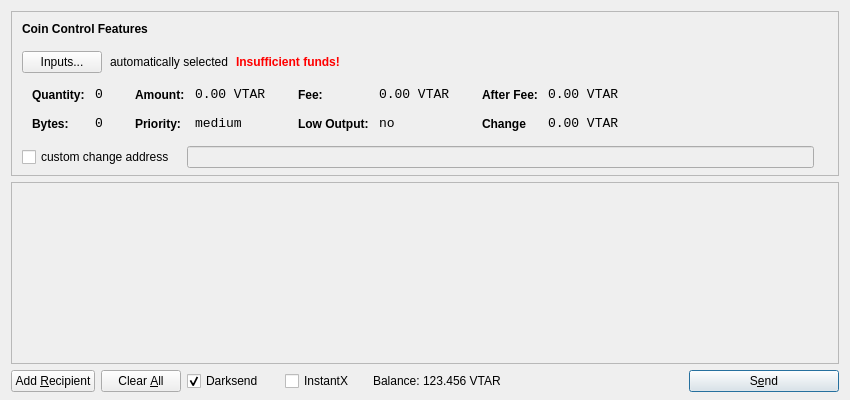
<?xml version="1.0" encoding="UTF-8"?>
<ui version="4.0">
 <class>SendCoinsDialog</class>
 <widget class="QDialog" name="SendCoinsDialog">
  <property name="geometry">
   <rect>
    <x>0</x>
    <y>0</y>
    <width>850</width>
    <height>400</height>
   </rect>
  </property>
  <property name="windowTitle">
   <string>Send Coins</string>
  </property>
  <layout class="QVBoxLayout" name="verticalLayout" stretch="0,1,0">
   <property name="bottomMargin">
    <number>8</number>
   </property>
   <item>
    <widget class="QFrame" name="frameCoinControl">
     <property name="sizePolicy">
      <sizepolicy hsizetype="Expanding" vsizetype="Expanding">
       <horstretch>0</horstretch>
       <verstretch>0</verstretch>
      </sizepolicy>
     </property>
     <property name="maximumSize">
      <size>
       <width>16777215</width>
       <height>16777215</height>
      </size>
     </property>
     <property name="frameShape">
      <enum>QFrame::StyledPanel</enum>
     </property>
     <property name="frameShadow">
      <enum>QFrame::Sunken</enum>
     </property>
     <layout class="QVBoxLayout" name="verticalLayoutCoinControl2">
      <property name="spacing">
       <number>-1</number>
      </property>
      <property name="leftMargin">
       <number>0</number>
      </property>
      <property name="topMargin">
       <number>0</number>
      </property>
      <property name="rightMargin">
       <number>0</number>
      </property>
      <property name="bottomMargin">
       <number>6</number>
      </property>
      <item>
       <layout class="QVBoxLayout" name="verticalLayoutCoinControl" stretch="0,0,0,0,1">
        <property name="spacing">
         <number>0</number>
        </property>
        <property name="leftMargin">
         <number>10</number>
        </property>
        <property name="topMargin">
         <number>10</number>
        </property>
        <item>
         <layout class="QHBoxLayout" name="horizontalLayoutCoinControl1">
          <property name="bottomMargin">
           <number>15</number>
          </property>
          <item>
           <widget class="QLabel" name="labelCoinControlFeatures">
            <property name="sizePolicy">
             <sizepolicy hsizetype="Preferred" vsizetype="Maximum">
              <horstretch>0</horstretch>
              <verstretch>0</verstretch>
             </sizepolicy>
            </property>
            <property name="font">
             <font>
              <weight>75</weight>
              <bold>true</bold>
             </font>
            </property>
            <property name="styleSheet">
             <string notr="true">font-weight:bold;</string>
            </property>
            <property name="text">
             <string>Coin Control Features</string>
            </property>
           </widget>
          </item>
         </layout>
        </item>
        <item>
         <layout class="QHBoxLayout" name="horizontalLayoutCoinControl2" stretch="0,0,0,0">
          <property name="spacing">
           <number>8</number>
          </property>
          <property name="bottomMargin">
           <number>10</number>
          </property>
          <item>
           <widget class="QPushButton" name="pushButtonCoinControl">
            <property name="styleSheet">
             <string notr="true"/>
            </property>
            <property name="text">
             <string>Inputs...</string>
            </property>
           </widget>
          </item>
          <item>
           <widget class="QLabel" name="labelCoinControlAutomaticallySelected">
            <property name="text">
             <string>automatically selected</string>
            </property>
            <property name="margin">
             <number>5</number>
            </property>
           </widget>
          </item>
          <item>
           <widget class="QLabel" name="labelCoinControlInsuffFunds">
            <property name="font">
             <font>
              <weight>75</weight>
              <bold>true</bold>
             </font>
            </property>
            <property name="styleSheet">
             <string notr="true">color:red;font-weight:bold;</string>
            </property>
            <property name="text">
             <string>Insufficient funds!</string>
            </property>
            <property name="margin">
             <number>5</number>
            </property>
           </widget>
          </item>
          <item>
           <spacer name="horizontalSpacerCoinControl">
            <property name="orientation">
             <enum>Qt::Horizontal</enum>
            </property>
            <property name="sizeHint" stdset="0">
             <size>
              <width>40</width>
              <height>1</height>
             </size>
            </property>
           </spacer>
          </item>
         </layout>
        </item>
        <item>
         <widget class="QWidget" name="widgetCoinControl" native="true">
          <property name="sizePolicy">
           <sizepolicy hsizetype="Preferred" vsizetype="Preferred">
            <horstretch>0</horstretch>
            <verstretch>0</verstretch>
           </sizepolicy>
          </property>
          <property name="minimumSize">
           <size>
            <width>0</width>
            <height>0</height>
           </size>
          </property>
          <property name="styleSheet">
           <string notr="true"/>
          </property>
          <layout class="QHBoxLayout" name="horizontalLayoutCoinControl5">
           <property name="margin">
            <number>0</number>
           </property>
           <item>
            <layout class="QHBoxLayout" name="horizontalLayoutCoinControl3" stretch="0,0,0,1">
             <property name="spacing">
              <number>20</number>
             </property>
             <property name="topMargin">
              <number>0</number>
             </property>
             <property name="bottomMargin">
              <number>10</number>
             </property>
             <item>
              <layout class="QFormLayout" name="formLayoutCoinControl1">
               <property name="horizontalSpacing">
                <number>10</number>
               </property>
               <property name="verticalSpacing">
                <number>14</number>
               </property>
               <property name="leftMargin">
                <number>10</number>
               </property>
               <property name="topMargin">
                <number>4</number>
               </property>
               <property name="rightMargin">
                <number>6</number>
               </property>
               <item row="0" column="0">
                <widget class="QLabel" name="labelCoinControlQuantityText">
                 <property name="styleSheet">
                  <string notr="true">font-weight:bold;</string>
                 </property>
                 <property name="text">
                  <string>Quantity:</string>
                 </property>
                 <property name="margin">
                  <number>0</number>
                 </property>
                </widget>
               </item>
               <item row="0" column="1">
                <widget class="QLabel" name="labelCoinControlQuantity">
                 <property name="font">
                  <font>
                   <family>Monospace</family>
                   <pointsize>10</pointsize>
                  </font>
                 </property>
                 <property name="cursor">
                  <cursorShape>IBeamCursor</cursorShape>
                 </property>
                 <property name="contextMenuPolicy">
                  <enum>Qt::ActionsContextMenu</enum>
                 </property>
                 <property name="text">
                  <string>0</string>
                 </property>
                 <property name="margin">
                  <number>0</number>
                 </property>
                 <property name="textInteractionFlags">
                  <set>Qt::LinksAccessibleByMouse|Qt::TextSelectableByKeyboard|Qt::TextSelectableByMouse</set>
                 </property>
                </widget>
               </item>
               <item row="1" column="0">
                <widget class="QLabel" name="labelCoinControlBytesText">
                 <property name="styleSheet">
                  <string notr="true">font-weight:bold;</string>
                 </property>
                 <property name="text">
                  <string>Bytes:</string>
                 </property>
                </widget>
               </item>
               <item row="1" column="1">
                <widget class="QLabel" name="labelCoinControlBytes">
                 <property name="font">
                  <font>
                   <family>Monospace</family>
                   <pointsize>10</pointsize>
                  </font>
                 </property>
                 <property name="cursor">
                  <cursorShape>IBeamCursor</cursorShape>
                 </property>
                 <property name="contextMenuPolicy">
                  <enum>Qt::ActionsContextMenu</enum>
                 </property>
                 <property name="text">
                  <string>0</string>
                 </property>
                 <property name="textInteractionFlags">
                  <set>Qt::LinksAccessibleByMouse|Qt::TextSelectableByKeyboard|Qt::TextSelectableByMouse</set>
                 </property>
                </widget>
               </item>
              </layout>
             </item>
             <item>
              <layout class="QFormLayout" name="formLayoutCoinControl2">
               <property name="horizontalSpacing">
                <number>10</number>
               </property>
               <property name="verticalSpacing">
                <number>14</number>
               </property>
               <property name="leftMargin">
                <number>6</number>
               </property>
               <property name="topMargin">
                <number>4</number>
               </property>
               <property name="rightMargin">
                <number>6</number>
               </property>
               <item row="0" column="0">
                <widget class="QLabel" name="labelCoinControlAmountText">
                 <property name="styleSheet">
                  <string notr="true">font-weight:bold;</string>
                 </property>
                 <property name="text">
                  <string>Amount:</string>
                 </property>
                 <property name="margin">
                  <number>0</number>
                 </property>
                </widget>
               </item>
               <item row="0" column="1">
                <widget class="QLabel" name="labelCoinControlAmount">
                 <property name="font">
                  <font>
                   <family>Monospace</family>
                   <pointsize>10</pointsize>
                  </font>
                 </property>
                 <property name="cursor">
                  <cursorShape>IBeamCursor</cursorShape>
                 </property>
                 <property name="contextMenuPolicy">
                  <enum>Qt::ActionsContextMenu</enum>
                 </property>
                 <property name="text">
                  <string>0.00 VTAR</string>
                 </property>
                 <property name="textInteractionFlags">
                  <set>Qt::LinksAccessibleByMouse|Qt::TextSelectableByKeyboard|Qt::TextSelectableByMouse</set>
                 </property>
                </widget>
               </item>
               <item row="1" column="0">
                <widget class="QLabel" name="labelCoinControlPriorityText">
                 <property name="styleSheet">
                  <string notr="true">font-weight:bold;</string>
                 </property>
                 <property name="text">
                  <string>Priority:</string>
                 </property>
                </widget>
               </item>
               <item row="1" column="1">
                <widget class="QLabel" name="labelCoinControlPriority">
                 <property name="font">
                  <font>
                   <family>Monospace</family>
                   <pointsize>10</pointsize>
                  </font>
                 </property>
                 <property name="cursor">
                  <cursorShape>IBeamCursor</cursorShape>
                 </property>
                 <property name="contextMenuPolicy">
                  <enum>Qt::ActionsContextMenu</enum>
                 </property>
                 <property name="text">
                  <string>medium</string>
                 </property>
                 <property name="textInteractionFlags">
                  <set>Qt::LinksAccessibleByMouse|Qt::TextSelectableByKeyboard|Qt::TextSelectableByMouse</set>
                 </property>
                </widget>
               </item>
              </layout>
             </item>
             <item>
              <layout class="QFormLayout" name="formLayoutCoinControl3">
               <property name="horizontalSpacing">
                <number>10</number>
               </property>
               <property name="verticalSpacing">
                <number>14</number>
               </property>
               <property name="leftMargin">
                <number>6</number>
               </property>
               <property name="topMargin">
                <number>4</number>
               </property>
               <property name="rightMargin">
                <number>6</number>
               </property>
               <item row="0" column="0">
                <widget class="QLabel" name="labelCoinControlFeeText">
                 <property name="styleSheet">
                  <string notr="true">font-weight:bold;</string>
                 </property>
                 <property name="text">
                  <string>Fee:</string>
                 </property>
                 <property name="margin">
                  <number>0</number>
                 </property>
                </widget>
               </item>
               <item row="0" column="1">
                <widget class="QLabel" name="labelCoinControlFee">
                 <property name="font">
                  <font>
                   <family>Monospace</family>
                   <pointsize>10</pointsize>
                  </font>
                 </property>
                 <property name="cursor">
                  <cursorShape>IBeamCursor</cursorShape>
                 </property>
                 <property name="contextMenuPolicy">
                  <enum>Qt::ActionsContextMenu</enum>
                 </property>
                 <property name="text">
                  <string>0.00 VTAR</string>
                 </property>
                 <property name="textInteractionFlags">
                  <set>Qt::LinksAccessibleByMouse|Qt::TextSelectableByKeyboard|Qt::TextSelectableByMouse</set>
                 </property>
                </widget>
               </item>
               <item row="1" column="0">
                <widget class="QLabel" name="labelCoinControlLowOutputText">
                 <property name="styleSheet">
                  <string notr="true">font-weight:bold;</string>
                 </property>
                 <property name="text">
                  <string>Low Output:</string>
                 </property>
                </widget>
               </item>
               <item row="1" column="1">
                <widget class="QLabel" name="labelCoinControlLowOutput">
                 <property name="font">
                  <font>
                   <family>Monospace</family>
                   <pointsize>10</pointsize>
                  </font>
                 </property>
                 <property name="cursor">
                  <cursorShape>IBeamCursor</cursorShape>
                 </property>
                 <property name="contextMenuPolicy">
                  <enum>Qt::ActionsContextMenu</enum>
                 </property>
                 <property name="text">
                  <string>no</string>
                 </property>
                 <property name="textInteractionFlags">
                  <set>Qt::LinksAccessibleByMouse|Qt::TextSelectableByKeyboard|Qt::TextSelectableByMouse</set>
                 </property>
                </widget>
               </item>
              </layout>
             </item>
             <item>
              <layout class="QFormLayout" name="formLayoutCoinControl4">
               <property name="horizontalSpacing">
                <number>10</number>
               </property>
               <property name="verticalSpacing">
                <number>14</number>
               </property>
               <property name="leftMargin">
                <number>6</number>
               </property>
               <property name="topMargin">
                <number>4</number>
               </property>
               <property name="rightMargin">
                <number>6</number>
               </property>
               <item row="0" column="0">
                <widget class="QLabel" name="labelCoinControlAfterFeeText">
                 <property name="styleSheet">
                  <string notr="true">font-weight:bold;</string>
                 </property>
                 <property name="text">
                  <string>After Fee:</string>
                 </property>
                 <property name="margin">
                  <number>0</number>
                 </property>
                </widget>
               </item>
               <item row="0" column="1">
                <widget class="QLabel" name="labelCoinControlAfterFee">
                 <property name="font">
                  <font>
                   <family>Monospace</family>
                   <pointsize>10</pointsize>
                  </font>
                 </property>
                 <property name="cursor">
                  <cursorShape>IBeamCursor</cursorShape>
                 </property>
                 <property name="contextMenuPolicy">
                  <enum>Qt::ActionsContextMenu</enum>
                 </property>
                 <property name="text">
                  <string>0.00 VTAR</string>
                 </property>
                 <property name="textInteractionFlags">
                  <set>Qt::LinksAccessibleByMouse|Qt::TextSelectableByKeyboard|Qt::TextSelectableByMouse</set>
                 </property>
                </widget>
               </item>
               <item row="1" column="0">
                <widget class="QLabel" name="labelCoinControlChangeText">
                 <property name="styleSheet">
                  <string notr="true">font-weight:bold;</string>
                 </property>
                 <property name="text">
                  <string>Change</string>
                 </property>
                </widget>
               </item>
               <item row="1" column="1">
                <widget class="QLabel" name="labelCoinControlChange">
                 <property name="font">
                  <font>
                   <family>Monospace</family>
                   <pointsize>10</pointsize>
                  </font>
                 </property>
                 <property name="cursor">
                  <cursorShape>IBeamCursor</cursorShape>
                 </property>
                 <property name="contextMenuPolicy">
                  <enum>Qt::ActionsContextMenu</enum>
                 </property>
                 <property name="text">
                  <string>0.00 VTAR</string>
                 </property>
                 <property name="textInteractionFlags">
                  <set>Qt::LinksAccessibleByMouse|Qt::TextSelectableByKeyboard|Qt::TextSelectableByMouse</set>
                 </property>
                </widget>
               </item>
              </layout>
             </item>
            </layout>
           </item>
          </layout>
         </widget>
        </item>
        <item>
         <layout class="QHBoxLayout" name="horizontalLayoutCoinControl4" stretch="0,0,0">
          <property name="spacing">
           <number>12</number>
          </property>
          <property name="sizeConstraint">
           <enum>QLayout::SetDefaultConstraint</enum>
          </property>
          <property name="topMargin">
           <number>5</number>
          </property>
          <property name="rightMargin">
           <number>5</number>
          </property>
          <item>
           <widget class="QCheckBox" name="checkBoxCoinControlChange">
            <property name="text">
             <string>custom change address</string>
            </property>
           </widget>
          </item>
          <item>
           <widget class="QLineEdit" name="lineEditCoinControlChange">
            <property name="enabled">
             <bool>false</bool>
            </property>
            <property name="sizePolicy">
             <sizepolicy hsizetype="Expanding" vsizetype="Fixed">
              <horstretch>0</horstretch>
              <verstretch>0</verstretch>
             </sizepolicy>
            </property>
           </widget>
          </item>
          <item>
           <widget class="QLabel" name="labelCoinControlChangeLabel">
            <property name="sizePolicy">
             <sizepolicy hsizetype="Preferred" vsizetype="Expanding">
              <horstretch>0</horstretch>
              <verstretch>0</verstretch>
             </sizepolicy>
            </property>
            <property name="minimumSize">
             <size>
              <width>0</width>
              <height>0</height>
             </size>
            </property>
            <property name="text">
             <string/>
            </property>
            <property name="margin">
             <number>3</number>
            </property>
           </widget>
          </item>
         </layout>
        </item>
        <item>
         <spacer name="verticalSpacerCoinControl">
          <property name="orientation">
           <enum>Qt::Vertical</enum>
          </property>
          <property name="sizeHint" stdset="0">
           <size>
            <width>800</width>
            <height>1</height>
           </size>
          </property>
         </spacer>
        </item>
       </layout>
      </item>
     </layout>
    </widget>
   </item>
   <item>
    <widget class="QScrollArea" name="scrollArea">
     <property name="widgetResizable">
      <bool>true</bool>
     </property>
     <widget class="QWidget" name="scrollAreaWidgetContents">
      <property name="geometry">
       <rect>
        <x>0</x>
        <y>0</y>
        <width>830</width>
        <height>165</height>
       </rect>
      </property>
      <layout class="QVBoxLayout" name="verticalLayout_2">
       <property name="margin">
        <number>0</number>
       </property>
       <item>
        <layout class="QVBoxLayout" name="entries">
         <property name="spacing">
          <number>6</number>
         </property>
        </layout>
       </item>
       <item>
        <spacer name="verticalSpacer">
         <property name="orientation">
          <enum>Qt::Vertical</enum>
         </property>
         <property name="sizeHint" stdset="0">
          <size>
           <width>20</width>
           <height>40</height>
          </size>
         </property>
        </spacer>
       </item>
      </layout>
     </widget>
    </widget>
   </item>
   <item>
    <layout class="QHBoxLayout" name="horizontalLayout">
     <item>
      <widget class="QPushButton" name="addButton">
       <property name="toolTip">
        <string>Send to multiple recipients at once</string>
       </property>
       <property name="text">
        <string>Add &amp;Recipient</string>
       </property>
       <property name="autoDefault">
        <bool>false</bool>
       </property>
      </widget>
     </item>
     <item>
      <widget class="QPushButton" name="clearButton">
       <property name="sizePolicy">
        <sizepolicy hsizetype="Minimum" vsizetype="Fixed">
         <horstretch>0</horstretch>
         <verstretch>0</verstretch>
        </sizepolicy>
       </property>
       <property name="toolTip">
        <string>Remove all transaction fields</string>
       </property>
       <property name="text">
        <string>Clear &amp;All</string>
       </property>
       <property name="autoRepeatDelay">
        <number>300</number>
       </property>
       <property name="autoDefault">
        <bool>false</bool>
       </property>
      </widget>
     </item>
     <item>
      <layout class="QHBoxLayout" name="horizontalLayout_2">
       <property name="spacing">
        <number>3</number>
       </property>
        <item>
        <widget class="QCheckBox" name="checkUseDarksend">
         <property name="minimumSize">
          <size>
           <width>95</width>
           <height>0</height>
          </size>
         </property>
         <property name="text">
          <string>Darksend</string>
         </property>
         <property name="checked">
          <bool>true</bool>
         </property>
        </widget>
       </item>
       <item>
        <widget class="QCheckBox" name="checkInstantX">
         <property name="enabled">
          <bool>true</bool>
         </property>
         <property name="minimumSize">
          <size>
           <width>85</width>
           <height>0</height>
          </size>
         </property>
         <property name="text">
          <string>InstantX</string>
         </property>
        </widget>
       </item>
       <item>
        <widget class="QLabel" name="label">
         <property name="sizePolicy">
          <sizepolicy hsizetype="Preferred" vsizetype="Fixed">
           <horstretch>0</horstretch>
           <verstretch>0</verstretch>
          </sizepolicy>
         </property>
         <property name="text">
          <string>Balance:</string>
         </property>
        </widget>
       </item>
       <item>
        <widget class="QLabel" name="labelBalance">
         <property name="sizePolicy">
          <sizepolicy hsizetype="Preferred" vsizetype="Fixed">
           <horstretch>0</horstretch>
           <verstretch>0</verstretch>
          </sizepolicy>
         </property>
         <property name="cursor">
          <cursorShape>IBeamCursor</cursorShape>
         </property>
         <property name="text">
          <string>123.456 VTAR</string>
         </property>
         <property name="textInteractionFlags">
          <set>Qt::LinksAccessibleByMouse|Qt::TextSelectableByKeyboard|Qt::TextSelectableByMouse</set>
         </property>
        </widget>
       </item>
      </layout>
     </item>
     <item>
      <spacer name="horizontalSpacer">
       <property name="orientation">
        <enum>Qt::Horizontal</enum>
       </property>
       <property name="sizeHint" stdset="0">
        <size>
         <width>40</width>
         <height>20</height>
        </size>
       </property>
      </spacer>
     </item>
     <item>
      <widget class="QPushButton" name="sendButton">
       <property name="minimumSize">
        <size>
         <width>150</width>
         <height>0</height>
        </size>
       </property>
       <property name="toolTip">
        <string>Confirm the send action</string>
       </property>
       <property name="text">
        <string>S&amp;end</string>
       </property>
       <property name="icon">
        <iconset resource="../bitcoin.qrc">
         <normaloff>:/icons/send</normaloff>:/icons/send</iconset>
       </property>
       <property name="default">
        <bool>true</bool>
       </property>
      </widget>
     </item>
    </layout>
   </item>
  </layout>
 </widget>
 <resources>
  <include location="../bitcoin.qrc"/>
 </resources>
 <connections/>
</ui>
